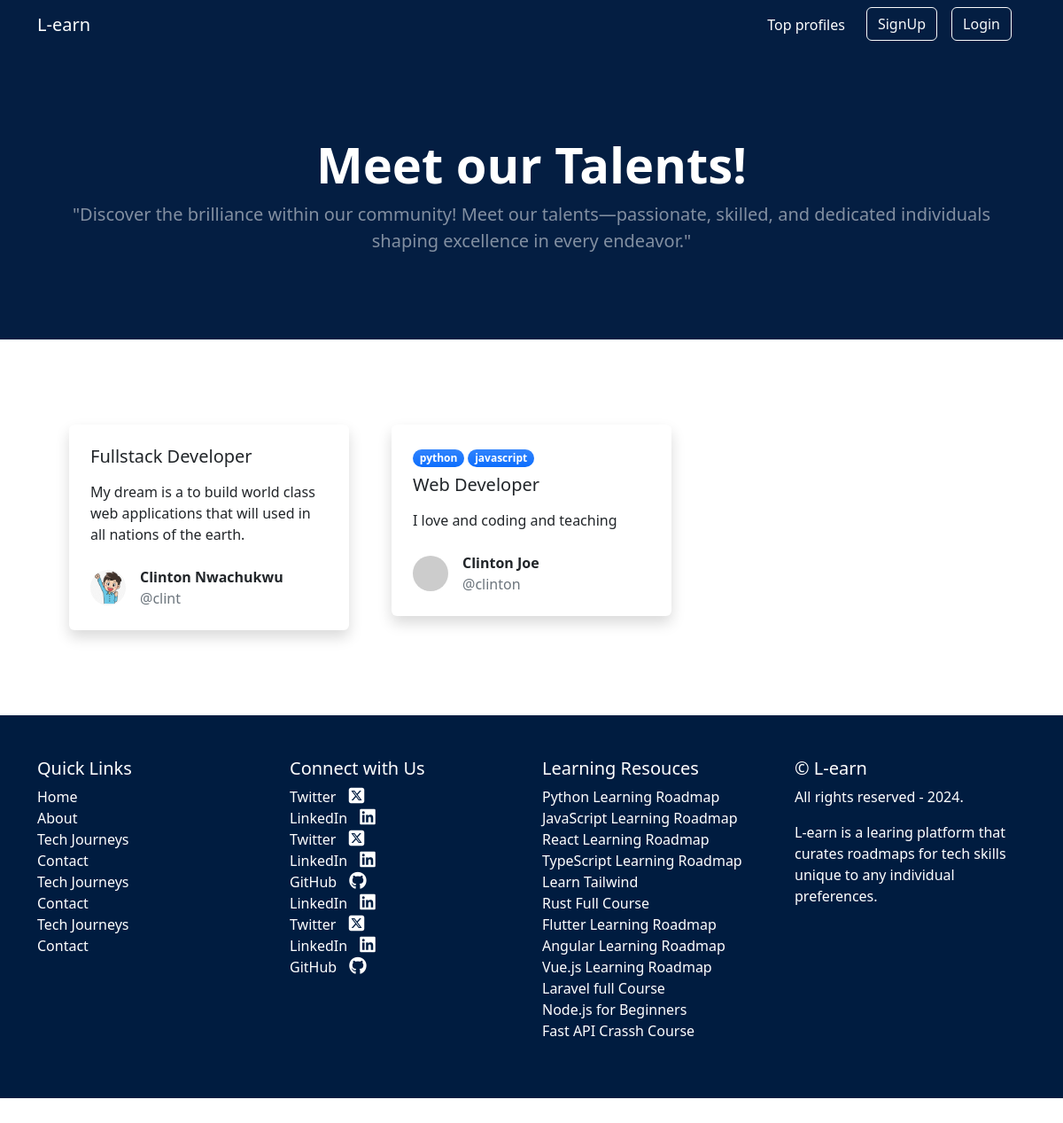
Screenshot of /auth/profiles with the database file from the repository.
### user/models.py (models this page shows, shortened)
class CustomUser(AbstractUser):
    email = models.EmailField(unique=True)
    passed = models.BooleanField(default=False)
    project = models.BooleanField(default=False)
    USERNAME_FIELD = 'email'
    REQUIRED_FIELDS = ('username',)

class Profile(models.Model):
    user = models.OneToOneField(CustomUser, on_delete = models.CASCADE, related_name="profile")
    first_name = models.CharField(max_length = 200, blank = True, null = True)
    last_name = models.CharField(max_length = 200, blank = True, null = True)
    username = models.CharField(max_length = 200, blank = True, null = True)
    image = models.ImageField(blank = True, null = True, upload_to = 'p_imgg')
    email = models.EmailField(blank=True, null=True)
    profession = models.CharField(max_length = 500, blank = True, null = True)
    bio  = models.TextField(blank = True, null = True)
    linkedin = models.URLField(blank=True, null=True)
    twitter = models.URLField(blank=True, null=True)
    github = models.URLField(blank=True, null=True)

### courses/models.py (models this page shows, shortened)
class UserScore(models.Model):
    score = models.IntegerField(default=0)
    user = models.ForeignKey(settings.AUTH_USER_MODEL, on_delete=models.CASCADE, related_name="score")
    user_course = models.ForeignKey(UserCourse, on_delete=models.CASCADE)
    created = models.DateField(auto_now_add=True, blank=True, null=True)
    updated = models.DateField(auto_now=True, blank=True, null=True)

class UserCourse(models.Model):
    user = models.ForeignKey(settings.AUTH_USER_MODEL, on_delete=models.CASCADE, related_name="user_course")
    course = models.ForeignKey(Course, on_delete=models.CASCADE, related_name="user_course", blank=True, null=True)
    schedule = models.ForeignKey(Schedule, on_delete=models.CASCADE, related_name="user_course", blank=True, null=True)
    mini_schedule = models.ForeignKey(MiniSchedule, on_delete=models.CASCADE, related_name="user_course", blank=True, null=True)

class Course(models.Model):
    title = models.CharField(max_length=50)
    slug = models.SlugField()
    description = models.TextField()
    thumbnail = models.ImageField(upload_to="img")
    label = models.CharField(max_length=25, blank=True, null=True)
    category = models.ForeignKey(Category, on_delete=models.SET_NULL, null=True, blank=True)

### user/views.py (the view)
# urls.py: path("profiles", views.profile_list, name="profile-list"),
def profile_list(request):
    user = get_user_model()
    all_user = user.objects.filter(passed=True, project=True)
    context = {"all_users": all_user}
    return render(request, "user/profile_list.html", context)

### courses/context_processors.py (called while the page is built)
def course_context(request):
    roadmaps = Course.objects.all()
    return {
        "roadmaps":roadmaps
    }

### user/templates/user/profile_list.html (shortened to what this page needs)
{% extends "base.html" %}
{% block content %}
 <header class="py-5">
    <div class="container px-4 px-lg-5 my-5">
        <div class="text-center text-white">
            <h1 class="display-4 fw-bolder">Meet our Talents!</h1>
            <p class="lead fw-normal text-white-50 mb-0">"Discover the brilliance within our community! Meet our talents—passionate, skilled, and dedicated individuals shaping excellence in every endeavor."</p>
        </div>
    </div>
</header>
<section class="py-5">
    <div class="container px-5 my-5">
        <div class="row gx-5">
            {% for user in all_users  %}
            <div class="col-lg-4 mb-5">
                <div class="card shadow border-0">
                    <div class="card-body p-4">
                        {% for u in user.score.all  %}
                        <div class="badge bg-primary bg-gradient rounded-pill mb-2">{{u.user_course.course.label}}</div>
                        {% endfor %}
                        <a class="text-decoration-none link-dark stretched-link" href="{% url 'auth:profile-detail' user.username  %}"><h5 class="card-title mb-3">{{user.profile.profession}}</h5></a>
                        <p class="card-text mb-0">{{user.profile.bio}}</p>
                    </div>
                    <div class="card-footer p-4 pt-0 bg-transparent border-top-0">
                        <div class="d-flex align-items-end justify-content-between">
                            <div class="d-flex align-items-center">
                                {% if user.profile.image %}
                                <img class="rounded-circle me-3" src="{{user.profile.image.url}}" alt="..." width="40" />
                                {% else %}
                                <img class="rounded-circle me-3" src="https://dummyimage.com/40x40/ced4da/6c757d" alt="..." />
                                {% endif %}
                                <div class="">
                                    <div class="fw-bold">{{user.profile.first_name}} {{user.profile.last_name}}</div>
                                    <div class="text-muted">@{{user.profile.username}}</div>
                                </div>
                            </div>
                        </div>
                    </div>
                </div>
            </div>
            {% endfor %}
        </div>
    </div>
{% endblock content %}

### templates/base.html (shortened to what this page needs)
<!DOCTYPE html>
{% load static %}
<html lang="en">
    <head>
        <link rel="stylesheet" href="https://cdnjs.cloudflare.com/ajax/libs/font-awesome/6.5.1/css/all.min.css" />
        <link rel="stylesheet" href="https://cdnjs.cloudflare.com/ajax/libs/font-awesome/6.5.1/css/brands.min.css" />
        <link href="https://cdn.jsdelivr.net/npm/bootstrap-icons@1.5.0/font/bootstrap-icons.css" rel="stylesheet" />
        <link href="{% static 'css/global.css' %}" rel="stylesheet" />
    </head>
    <body class="d-flex flex-column h-100">
        <main class="flex-shrink-0">
            <nav class="navbar navbar-expand-lg" id="nav">
                <div class="container">
                    <a class="navbar-brand me-8" href="{% url 'courses:index' %}">L-earn</a>
                  <div class="collapse navbar-collapse" id="navbarNavDropdown">
                    <ul class="navbar-nav">
                      <li class="nav-item me-3">
                        <a class="nav-link" href="{% url 'auth:profile-list' %}">Top profiles</a>
                      </li>
                      {% if request.user.is_authenticated %}
                      <li class="nav-item active dropdown">
                        <a class="nav-link dropdown-toggle" href="#" role="button" style="color: white" data-bs-toggle="dropdown" aria-expanded="false">
                          Hi, {{request.user.username}}
                        </a>
                        <ul class="dropdown-menu bg-dark">
                          <li><a class="dropdown-item" href="{% url 'auth:profile' %}">Profile</a></li>
                          <li><a class="dropdown-item" href="">Create Articles</a></li>
                          <li><a class="dropdown-item" href="{% url 'auth:logout' %}">Logout</a></li>
                        </ul>
                      </li>
                      {% else %}
                      <li class="nav-item me-3">
                        <a href="{% url 'auth:register' %}">
                        <button type="button" class="btn btn-outline-light">
                           SignUp
                        </button>
                    </a>
                      </li>
                      <li class="nav-item me-3">
                        <a href="{% url 'auth:signin' %}">
                        <button type="button" class="btn btn-outline-light">
                           Login
                        </button>
                    </a>
                      </li>
                      {% endif %}
                    </ul>
                  </div>
                </div>
              </nav>
            {% block content %}{% endblock content %}
         <footer class="py-5">
          <div class="container">
            <div class="row">
              <div class="col-lg-3 col-md-6">
                <h5 class="text-white">Quick Links</h5>
                <ul class="list-unstyled">
                  <li><a href="#" class="text-white">Home</a></li>
                  <li><a href="#" class="text-white">About</a></li>
                  <li><a href="#" class="text-white">Tech Journeys</a></li>
                  <li><a href="#" class="text-white">Contact</a></li>
                  <li><a href="#" class="text-white">Tech Journeys</a></li>
                  <li><a href="#" class="text-white">Contact</a></li>
                  <li><a href="#" class="text-white">Tech Journeys</a></li>
                  <li><a href="#" class="text-white">Contact</a></li>
                </ul>
              </div>
              <div class="col-lg-3 col-md-6">
                <h5 class="text-white">Connect with Us</h5>
                <ul class="list-unstyled">
                  <li><a href="#" target="_blank" class="text-white">Twitter <i href="" class="fa-brands fa-square-x-twitter"></i></a></li>
                  <li><a href="#" target="_blank" class="text-white">LinkedIn <i href="" class="fa-brands fa-linkedin"></i></a></li>
                  <li><a href="#" target="_blank" class="text-white">Twitter <i href="" class="fa-brands fa-square-x-twitter"></i></a></li>
                  <li><a href="#" target="_blank" class="text-white">LinkedIn <i href="" class="fa-brands fa-linkedin"></i></a></li>
                  <li><a href="#" target="_blank" class="text-white">GitHub <i href="" class="fa-brands fa-github"></i></a></li>
                  <li><a href="#" target="_blank" class="text-white">LinkedIn <i href="" class="fa-brands fa-linkedin"></i></a></li>
                  <li><a href="#" target="_blank" class="text-white">Twitter <i href="" class="fa-brands fa-square-x-twitter"></i></a></li>
                  <li><a href="#" target="_blank" class="text-white">LinkedIn <i href="" class="fa-brands fa-linkedin"></i></a></li>
                  <li><a href="#" target="_blank" class="text-white">GitHub <i href="" class="fa-brands fa-github"></i></a></li>
                </ul>
              </div>
               <div class="col-lg-3 col-md-6">
                <h5 class="text-white">Learning Resouces</h5>
                <ul class="list-unstyled">
                  {% for roadmap in roadmaps  %}
                  <li><a href="{% url 'courses:course' roadmap.slug %}" target="_blank" class="text-white">{{roadmap.title}}</a></li>
                  {% endfor %}
                </ul>
              </div>
              <div class="col-lg-3">
                <h5 class="text-white">© L-earn</h5>
                <p class="text-white">All rights reserved - 2024.</p>
                <p class="text-white">L-earn is a learing platform that curates roadmaps for tech skills unique to any individual preferences.</p>
              </div>
            </div>
          </div>
        </footer>
    </body>
</html>

### templates/base.html (style rules this page uses)
#nav { background-color: #041E42 !important; color: white !important }
#nav div a { color: white !important; }
#nav ul li a { color: white !important; }
#nav ul a { color: white !important }
#nav ul { margin-left: auto; }
footer { background-color: #001c40 !important }
footer a { text-decoration: none }
footer .fa-solid, footer .fa-brands { font-size: 20px; margin: 0px 10px; }

### user/templates/user/profile_list.html (style rules this page uses)
header { background-color: #041E42 !important; color: white !important }

### rows the page displays
CustomUser: profile.profession "Fullstack Developer", profile.bio "My dream is a to build world class web applications that will used in all nations of the earth.", profile.image (picture), profile.first_name "Clinton", profile.last_name "Nwachukwu", profile.username "clint"
CustomUser: profile.profession "Web Developer", profile.bio "I love and coding and teaching", profile.first_name "Clinton", profile.last_name "Joe", profile.username "clinton"
UserScore: user_course.course.label "python"
UserScore: user_course.course.label "javascript"
Course: title "Python Learning Roadmap"
Course: title "JavaScript Learning Roadmap"
Course: title "React Learning Roadmap"
Course: title "TypeScript Learning Roadmap"
Course: title "Learn Tailwind"
Course: title "Rust Full Course"
Course: title "Flutter Learning Roadmap"
Course: title "Angular Learning Roadmap"
Course: title "Vue.js Learning Roadmap"
Course: title "Laravel full Course"
Course: title "Node.js for Beginners"
Course: title "Fast API Crassh Course"
